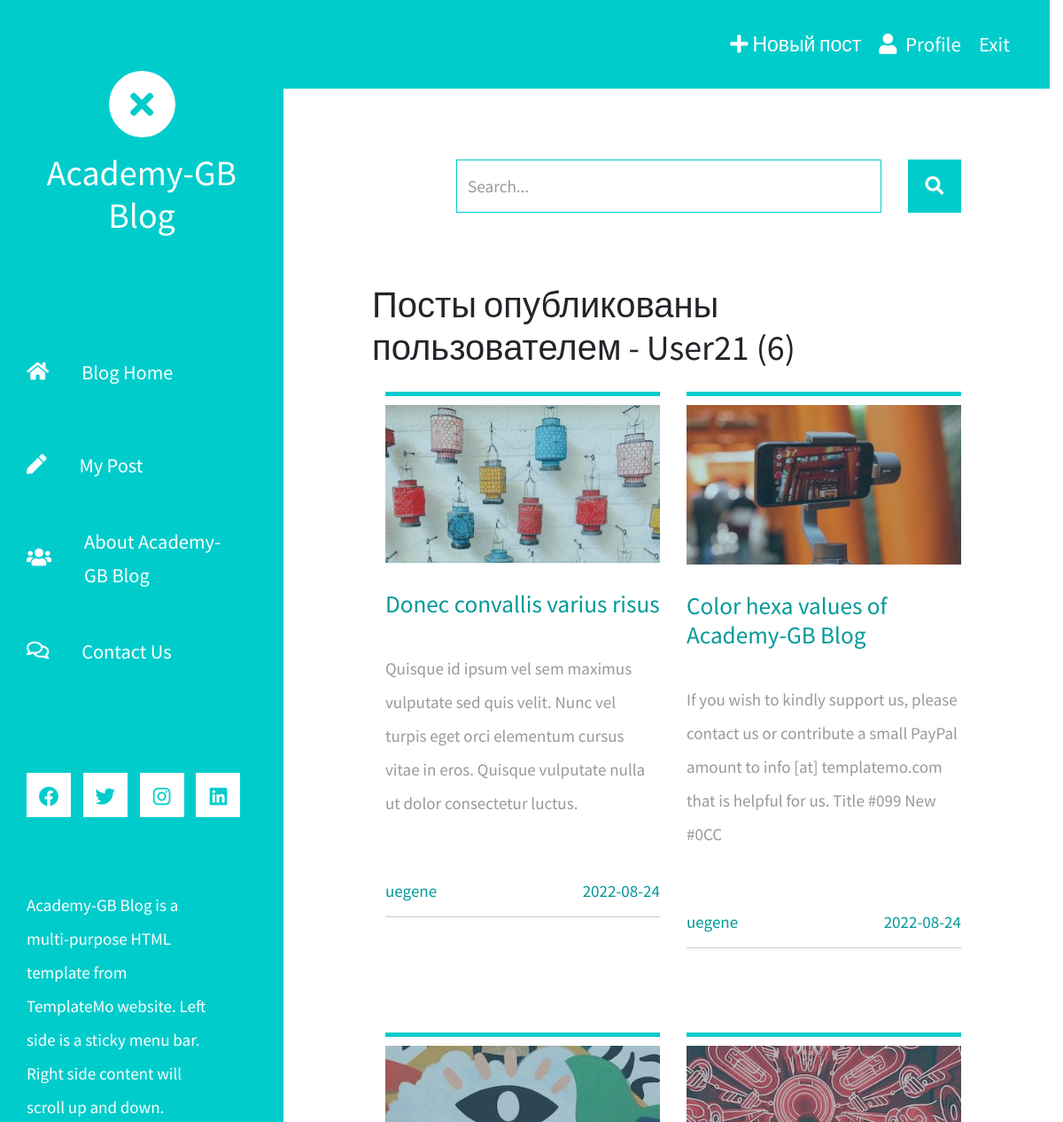
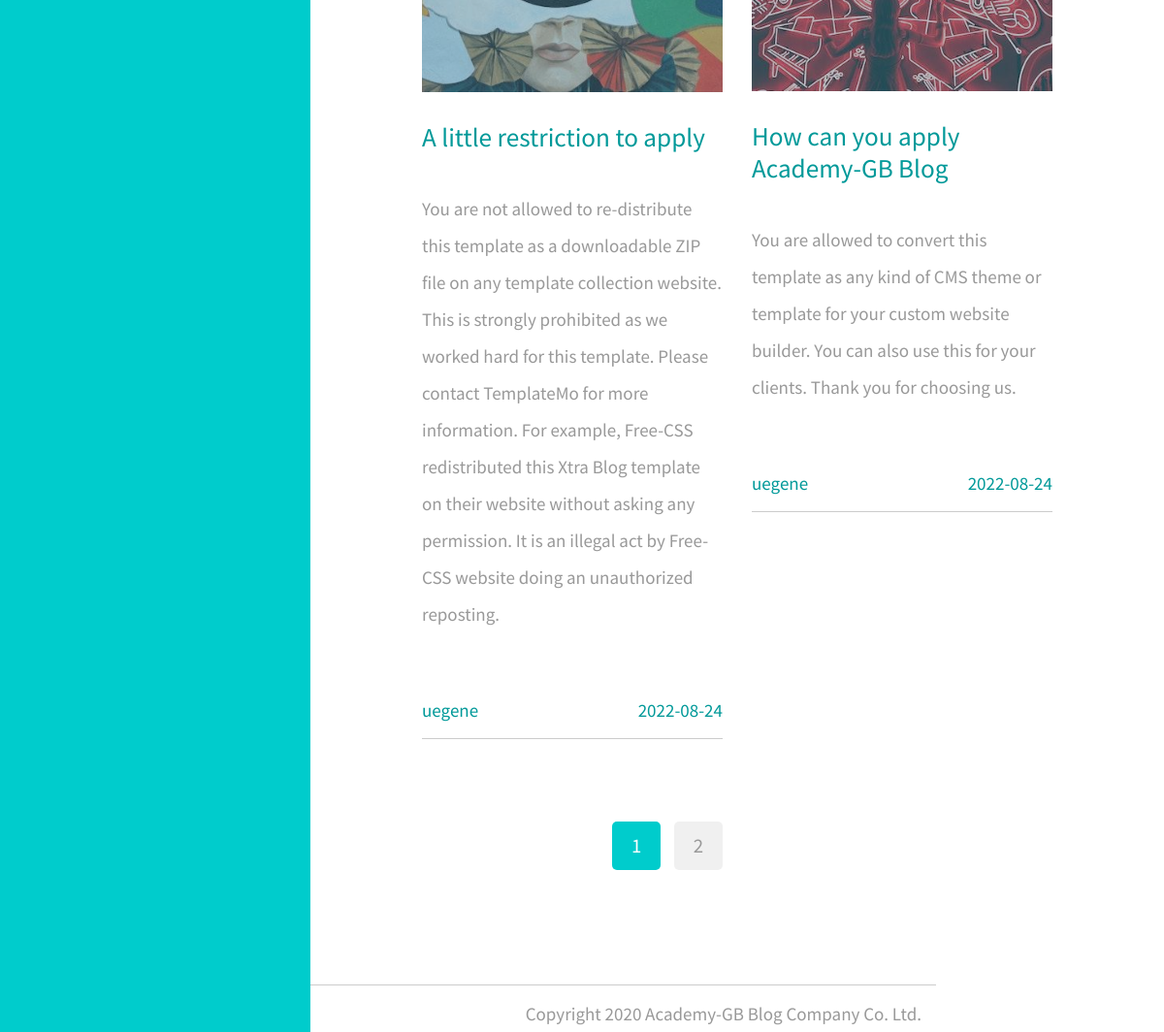
/posts/user/9 (signed in), run on the app's committed database (2 pictures, top to bottom).
### flask_project/models.py (models this page shows, shortened)
class User(db.Model, UserMixin):
    id = db.Column(db.Integer, primary_key=True)
    username = db.Column(db.String(20), unique=True, nullable=False)
    email = db.Column(db.String(120), unique=True, nullable=False)
    image_file = db.Column(db.String(20), nullable=False)
    password = db.Column(db.String(60), nullable=False)
    posts = db.relationship('Post', backref='author', lazy=True)

class Post(db.Model):
    id = db.Column(db.Integer, primary_key=True)
    title = db.Column(db.String(100), nullable=False)
    date_posted = db.Column(db.DateTime, nullable=False,
                         default=datetime.utcnow)
    content = db.Column(db.Text, nullable=False)
    user_id= db.Column(db.Integer, db.ForeignKey('user.id'),
                     nullable=False)
    image_file = db.Column(db.String(20), nullable=False)

### flask_project/posts/routes.py (the view)
@posts.route('/posts/user/<int:user_id>')
@login_required
def user_posts(user_id):
    page = request.args.get('page', 1, type=int)
    posts = Post.query.filter(Post.user_id == user_id).\
        order_by(Post.date_posted.desc()).paginate(page=page, per_page=4)
    return render_template('user_posts.html', posts=posts, datetime=datetime)

### flask_project/models.py (called while the page is built)
@login_manager.user_loader
def load_user(user_id):
    return User.query.get(int(user_id))

### flask_project/templates/user_posts.html (shortened to what this page needs)
{% extends "base.html" %}
{% block content %}
<div>
    <div class="row tm-row">
        <div class="col-12">
            <form method="GET" class="form-inline tm-mb-80 tm-search-form">
                <input class="form-control tm-search-input" name="query"
                       type="text" placeholder="Search..."
                       aria-label="Search">
                <button class="tm-search-button" type="submit">
                    <i class="fas fa-search tm-search-icon"
                       aria-hidden="true"></i>
                </button>
            </form>
        </div>
    </div>
    <div class="row tm-row">
        <h1 class="mb-3">Посты опубликованы пользователем - {{ current_user.username }} ({{ posts.total }})</h1>
        {% for post in posts.items %}
        <article class="col-12 col-md-6 tm-post">
            <hr class="tm-hr-primary">
                <a href="{{ url_for('posts.post', post_id=post.id) }}" class="deactivate-link  effect-lily">
                    <div class="tm-post-link-inner">
                        {% if post.image_file %}
                            <img src="{{ url_for('static', filename='img/posts_image/' + post.image_file) }}"
                                 alt="Image" class="img-fluid">
                        {% else %}
                            <img src="{{ url_for('static', filename='img/posts_image/default.jpg') }}"
                                 alt="Image" class="img-fluid">
                        {% endif %}
                    </div>
                    <h2 class="tm-pt-30 tm-color-primary tm-post-title ">
                            {{ post.title }}
                    </h2>
                </a>
            <p class="tm-pt-30">
                {{ post.content }}
            </p>
            <div class="d-flex justify-content-between tm-pt-45">
                <span class="tm-color-primary">{{ post.author.username }}</span>
                <span class="tm-color-primary">
                    {{ post.date_posted.date() }}</span>
            </div>
            <hr>
        </article>
    {% endfor %}
    </div>
    <div class="row tm-row tm-mb-75">
        <div class="tm-paging-wrapper">
            <nav class="tm-paging-nav d-inline-block">
                <ul>
                    {% for page_num in posts.iter_pages(left_edge=1, right_edge=1, left_current=1, right_current=2) %}
                        {% if page_num %}
                            {% if posts.page == page_num %}
                                <li class="tm-paging-item active">
                                    <a class="mb-2 tm-btn tm-paging-link" href="{{ url_for('posts.user_posts',user_id=current_user.id, page=page_num) }}">{{ page_num }}</a>
                                </li>
                            {% else %}
                                <li class="tm-paging-item">
                                    <a class="mb-2 tm-btn tm-paging-link" href="{{ url_for('posts.user_posts', user_id=current_user.id, page=page_num) }}">{{ page_num }}</a>
                                </li>
                            {% endif %}
                        {% else %}
                            ...
                        {% endif %}
                    {% endfor %}
                </ul>
            </nav>
        </div>
    </div>
</div>
{% endblock content %}

### flask_project/templates/base.html (shortened to what this page needs)
<!DOCTYPE html>
<html lang="en">
<head>
    <link rel="stylesheet"
          href="{{ url_for('static', filename='fontawesome/css/all.min.css') }}">
    <link href="{{ url_for('static', filename='css/bootstrap.min.css') }}"
          rel="stylesheet">
    <link href="{{ url_for('static', filename='css/style.css') }}"
          rel="stylesheet">
</head>
<body>
<header class="tm-header" id="tm-header">
    <div class="tm-header-wrapper">
        <div class="tm-site-header">
            <div class="mb-3 mx-auto tm-site-logo"><i
                    class="fas fa-times fa-2x"></i></div>
            <h1 class="text-center">Academy-GB Blog</h1>
        </div>
        <nav class="tm-nav" id="tm-nav">
            <ul>
                <li class="tm-nav-item">
                    <a href="/" class="tm-nav-link">
                        <i class="fas fa-home"></i>
                        Blog Home
                    </a>
                </li>
                <li class="tm-nav-item">
                    {% if current_user.is_authenticated %}
                    <a href="{{ url_for('posts.user_posts', user_id=current_user.id) }}"
                                           class="tm-nav-link">
                        <i class="fas fa-pen"></i>
                        My Post
                    </a>
                    {% endif %}
                </li>
                <li class="tm-nav-item">
                    <a href="/about" class="tm-nav-link">
                        <i class="fas fa-users"></i>
                        About Academy-GB Blog
                    </a>
                </li>
                <li class="tm-nav-item">
                    <a href="/contact" class="tm-nav-link">
                        <i class="far fa-comments"></i>
                        Contact Us
                    </a>
                </li>
            </ul>
        </nav>
        <div class="tm-mb-65">
            <a rel="nofollow" href="https://fb.com/templatemo"
               class="tm-social-link">
                <i class="fab fa-facebook tm-social-icon"></i>
            </a>
            <a href="https://twitter.com" class="tm-social-link">
                <i class="fab fa-twitter tm-social-icon"></i>
            </a>
            <a href="https://instagram.com" class="tm-social-link">
                <i class="fab fa-instagram tm-social-icon"></i>
            </a>
            <a href="https://linkedin.com" class="tm-social-link">
                <i class="fab fa-linkedin tm-social-icon"></i>
            </a>
        </div>
        <p class="tm-mb-80 pr-5 text-white">
            Academy-GB Blog is a multi-purpose HTML template from TemplateMo
            website.
            Left side is a sticky menu bar. Right side content will scroll up
            and down.
        </p>
    </div>
</header>
<div class="container-fluid">
    <div class="menu_bar">
        {% if current_user.is_authenticated %}
            <a class="menu_link" href="{{ url_for('posts.new_post') }}">
                <i class="fa fa-plus icon-left"></i>Новый пост</a>
            <a class="menu_link" href="{{url_for('users.account') }}">
                <i class="fa fa-user icon-left" style=""></i>
                Profile
            </a>
            <a class="menu_link" href="{{ url_for('users.logout') }}">Exit</a>
        {% else %}
            <a class="menu_link" href="{{url_for('users.login') }}">Enter</a>
            <a class="menu_link" href="{{url_for('users.register') }}">Register</a>
        {% endif %}
    </div>
    <main class="tm-main ">
        {% block content %} {% endblock content %}
    </main>
</div>
<footer class="row tm-row">
    <hr class="col-12">
    <div class="col-md-6 col-12 tm-color-gray">
        Design: <a rel="nofollow" target="_parent"
                   href="https://templatemo.com"
                   class="tm-external-link">TemplateMo</a>
    </div>
    <div class="col-md-6 col-12 tm-color-gray tm-copyright">
        Copyright 2020 Academy-GB Blog Company Co. Ltd.
    </div>
</footer>
</body>
</html>

### flask_project/static/css/style.css (style rules this page uses)
html { overflow-x: hidden; }
body { margin: 0; padding: 0; font-family: 'Source Sans Pro', sans-serif; font-size: 19px; line-height: 2em; overflow-x: hidden; }
p, span { color: #999; }
hr { border-top-color: #CCC; margin-top: 10px; margin-bottom: 10px; }
.form-control::placeholder { color: #999; }
.tm-header { background-color: #0CC; color: white; position: fixed; top: 0; left: 0; bottom: 0; z-index: 100; width: 400px; overflow-y: visible; }
.tm-header-wrapper { overflow-y: scroll; scrollbar-width: none; -ms-overflow-style: none; padding: 30px; width: 100%; height: 100%; }
.tm-site-header { margin-top: 50px; margin-bottom: 115px; }
.tm-site-logo { width: 75px; height: 75px; border-radius: 50%; background-color: white; display: flex; align-items: center; justify-content: center; }
.tm-site-logo i { color: #0CC; }
.tm-main { margin-left: 400px; padding: 80px 100px 25px; }
.tm-post { max-width: 470px; }
.tm-row { max-width: 980px; justify-content: space-between; }
.tm-nav { margin-bottom: 100px; }
.tm-nav-item { list-style: none; margin-bottom: 30px; }
.tm-nav-link { color: white; background-color: transparent; height: 75px; width: 100%; max-width: 300px; display: flex; align-items: center; font-size: 1.4rem; padding: 30px; }
.tm-nav ul { position: relative; }
.tm-nav-link i { margin-right: 37px; }
ul { margin: 0; padding: 0; }
.tm-nav { margin-left: -30px; }
.tm-social-link { display: inline-block; background-color: white; font-size: 1.4rem; width: 50px; height: 50px; text-align: center; padding-top: 8px; margin-right: 15px; margin-bottom: 15px; }
.tm-social-icon { color: #0CC; transition: all 0.3s ease; }
.tm-search-form { display: flex; align-items: center; justify-content: flex-end; }
.form-inline .form-control.tm-search-input { display: block; height: 60px; width: 480px; margin-right: 30px; border-radius: 0; border-color: #0CC; font-size: 1.2rem; }
.tm-search-button { width: 60px; height: 60px; border: none; background-color: #0CC; transition: all 0.3s ease; }
.tm-search-icon { color: white; font-size: 1.3rem; }
.tm-post-link-inner { overflow: hidden; background: #3085a3; }
.effect-lily img { max-width: none; width: -webkit-calc(100% + 50px); width: calc(100% + 50px); opacity: 0.7; -webkit-transition: opacity 0.35s, -webkit-transform 0.35s; transition: opacity 0.35s, transform 0.35s; -webkit-transform: translate3d(-40px,0, 0); transform: translate3d(-40px,0,0); }
.tm-post { margin-bottom: 75px; }
.tm-post-title { font-size: 1.7rem; transition: all 0.3s ease; }
.tm-btn { display: inline-block; border-radius: 5px; font-size: 1.3rem; transition: all 0.3s ease; }
.tm-paging-nav ul li { list-style: none; display: inline-block; margin-right: 10px; }
.tm-paging-nav ul li:last-child { margin-right: 0; }
.tm-paging-link { background-color: #F0F0F0; color: #999; width: 50px; height: 50px; display: flex; align-items: center; justify-content: center; }
.tm-paging-item .tm-paging-link:hover, .tm-paging-item.active .tm-paging-link { background-color: #0CC; color: white; }
.tm-external-link { color: #0CC; }
.tm-paging-wrapper { display: flex; justify-content: flex-end; align-items: center; }
.tm-prev-next-wrapper, .tm-paging-wrapper { flex: 0 0 50%; max-width: 50%; padding-left: 15px; padding-right: 15px; }
.tm-copyright { text-align: right; }
.icon-left { padding-right: 5px; }
hr.tm-hr-primary { border-top: 5px solid #0CC; }
.form-control { height: 45px; border-color: #0CC; border-radius: 0; }
.tm-pt-30 { padding-top: 30px; }
.tm-pt-45 { padding-top: 45px; }
.tm-mb-65 { margin-bottom: 65px; }
.tm-mb-75 { margin-bottom: 75px; }
.tm-mb-80 { margin-bottom: 80px; }
.tm-color-primary, span.tm-color-primary { color: #099; }
a.tm-color-gray, .tm-color-gray { color: #999; }
.menu_bar { background-color: #0CC; height: 100px; padding-left: calc(50% - 550px); padding-right: calc(50% - 550px); display: flex; justify-content: right; align-items: center; }
.menu_link { padding: 0 10px; color: white; font-size: 23px; }
.deactivate-link { color: #099; }
@media (max-width: 1540px) { .tm-header { width: 320px; } }
@media (max-width: 1540px) { .tm-main { margin-left: 320px; width: calc(100% - 320px); } }
@media (max-width: 1288px) { .tm-social-link { margin-right: 10px; } }

### data on the page
User: username "User21"
Post: image_file (picture), title "Donec convallis varius risus", content "Quisque id ipsum vel sem maximus vulputate sed quis velit. Nunc vel turpis eget orci elementum cursus vitae in eros. Quisque vulputate nulla ut dolor consectetur luctus.", author.username "uegene", date_posted "2022-08-24"
Post: image_file (picture), title "Color hexa values of Academy-GB Blog", content "If you wish to kindly support us, please contact us or contribute a small PayPal amount to info [at] templatemo.com that is helpful for us. Title #099 New #0CC", author.username "uegene", date_posted "2022-08-24"
Post: image_file (picture), title "A little restriction to apply", content "You are not allowed to re-distribute this template as a downloadable ZIP file on any template collection website. This is strongly prohibited as we worked hard for this template. Please contact TemplateMo for more information. For example, Free-CSS redistributed this Xtra Blog template on their website without asking any permission. It is an illegal act by Free-CSS website doing an unauthorized reposting.", author.username "uegene", date_posted "2022-08-24"
Post: image_file (picture), title "How can you apply Academy-GB Blog", content "You are allowed to convert this template as any kind of CMS theme or template for your custom website builder. You can also use this for your clients. Thank you for choosing us.", author.username "uegene", date_posted "2022-08-24"

### other printed values
{{ posts.total }} "6"
{{ page_num }} "1"
{{ page_num }} "2"
